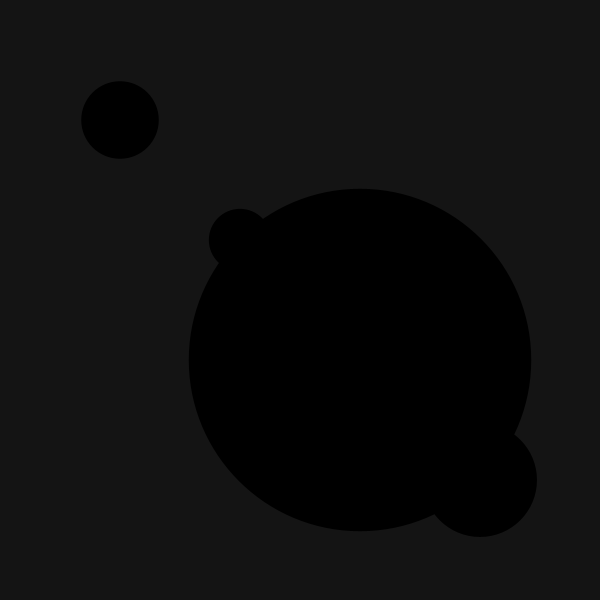
Frame 1 (no input)
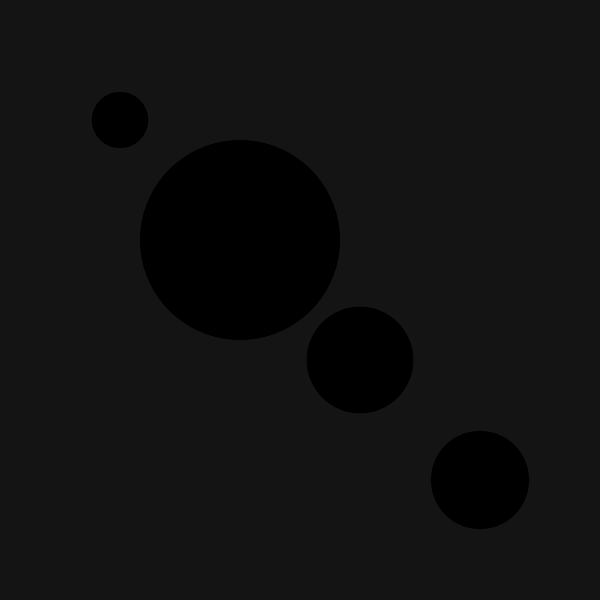
Frame 60 (the mouse pressed at the canvas centre just before this capture)
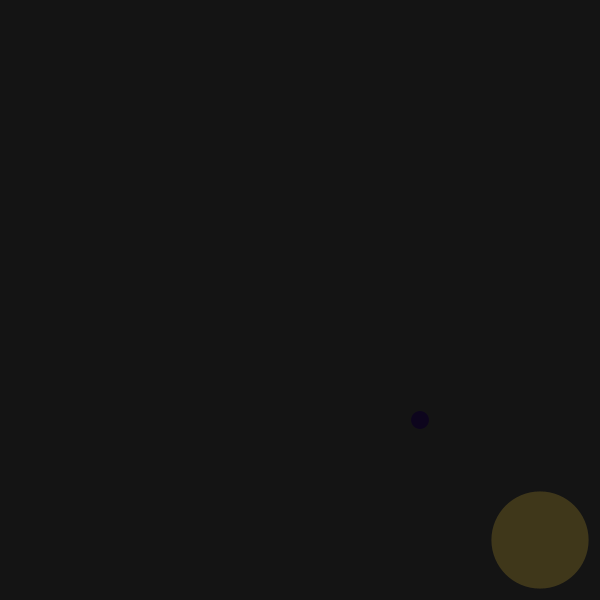
Frame 120 (the mouse held since frame 60 and released just before this capture)

The Processing sketch that drew these frames (run headless with seeded random() and noise(); from frame 60 on, the mouse is pressed at the canvas centre):

// Processing sketch: processing_2805
// ── processing_2805.pde

float sz;
float r;
float g;
float b;


void setup(){
  size (600, 600);
  smooth ();
  noStroke ();
  frameRate (50);
}


void draw (){  
  fill(20);
  rect(0,0,width,height); 
 
  for (int i=0; i<width; i+=120){
    float sz = random(i);   
    fill (random(r),random(g),random(b));
    ellipse (mouseX+i,mouseY+i, sz, sz);
    }
}

void mousePressed() {
  for (int i=0; i<width; i+=120){
    r = random (20,255);
    g = random (0,160);
    b = random (40,120);  
  }
}
